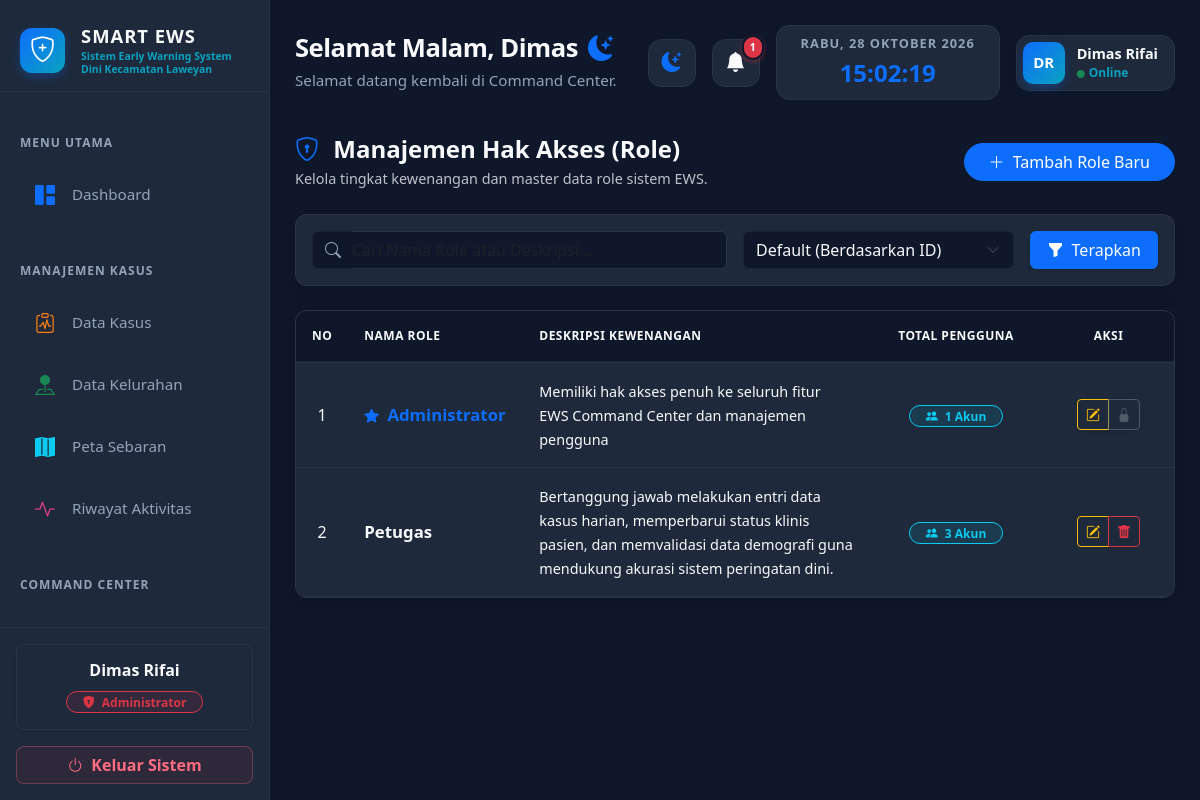
The app's page /pages/manajemen_role/index.php (signed in) with its own data.
### tables this page shows
CREATE TABLE `tabel_role` (
  `id_role` int NOT NULL,
  `nama_role` varchar(50) NOT NULL,
  `deskripsi` text,
  `created_at` timestamp NULL DEFAULT CURRENT_TIMESTAMP
);

### pages/manajemen_role/index.php (the view, shortened to what this page needs)
<?php
require_once '../../config/koneksi.php';
$id_role      = $_SESSION['id_role'];
$nama_lengkap = $_SESSION['nama_lengkap'];
$query_role_login = mysqli_query($koneksi, "SELECT nama_role FROM tabel_role WHERE id_role = '$id_role'");
$nama_role  = ($row = mysqli_fetch_assoc($query_role_login)) ? $row['nama_role'] : "User";
$search_query = isset($_GET['search']) ? mysqli_real_escape_string($koneksi, $_GET['search']) : '';
$where_clause = "1=1";
$order_clause = "ORDER BY r.id_role ASC";
$query_master_role = "
    SELECT
        r.id_role,
        r.nama_role,
        r.deskripsi,
        r.created_at,
        COUNT(p.id_pengguna) AS total_user
    FROM tabel_role r
    LEFT JOIN tabel_pengguna p ON r.id_role = p.id_role
    WHERE $where_clause
    GROUP BY r.id_role
    $order_clause
";
$result_role = mysqli_query($koneksi, $query_master_role);
include '../../layout/header.php';
include '../../layout/sidebar.php';
?>
<div id="main-content">
    <?php include '../../layout/topbar.php'; ?>
    <div class="row mb-4 align-items-center mt-2">
        <div class="col-md-7">
            <h4 class="text-dynamic fw-bold mb-1"><i class="bi bi-shield-lock me-2 text-primary"></i> Manajemen Hak Akses (Role)</h4>
            <p class="text-dynamic mb-0" style="opacity: 0.75; font-size: 0.9rem;">Kelola tingkat kewenangan dan master data role sistem EWS.</p>
        </div>
        <div class="col-md-5 text-md-end mt-3 mt-md-0">
            <a href="tambah_role.php" class="btn btn-primary shadow-sm fw-medium rounded-pill px-4">
                <i class="bi bi-plus-lg me-1"></i> Tambah Role Baru
            </a>
        </div>
    </div>
    <div class="panel-card p-3 mb-4">
        <form method="GET" action="index.php" class="row g-3 align-items-center">
            <div class="col-md-6">
                <div class="input-group">
                    <span class="input-group-text filter-bg border-end-0"><i class="bi bi-search"></i></span>
                    <input type="text" class="form-control filter-control border-start-0 ps-0" name="search" placeholder="Cari Nama Role atau Deskripsi..." value="<?php echo htmlspecialchars($search_query); ?>">
                </div>
            </div>
            <div class="col-md-4">
                <select class="form-select filter-control" name="sort">
                    <option value="">Default (Berdasarkan ID)</option>
                </select>
            </div>
            <div class="col-md-2 d-flex gap-2">
                <button type="submit" class="btn btn-primary w-100 fw-medium shadow-sm"><i class="bi bi-funnel-fill me-1"></i> Terapkan</button>
            </div>
        </form>
    </div>
    <div class="row">
        <div class="col-12">
            <div class="panel-card p-0 overflow-hidden">
                <div class="table-responsive">
                    <table class="table table-custom table-hover mb-0">
                        <thead>
                            <tr>
                                <th width="5%" class="text-center">No</th>
                                <th width="20%">Nama Role</th>
                                <th width="40%">Deskripsi Kewenangan</th>
                                <th width="20%" class="text-center">Total Pengguna</th>
                                <th width="15%" class="text-center">Aksi</th>
                            </tr>
                        </thead>
                        <tbody>
                            <?php
                            $no = 1;
                            if ($result_role && mysqli_num_rows($result_role) > 0) {
                                while ($row = mysqli_fetch_assoc($result_role)) {
                            ?>
                                <tr>
                                    <td class="text-center text-muted"><?php echo $no++; ?></td>
                                    <td>
                                        <?php if ($row['id_role'] == 1): ?>
                                            <div class="fw-bold text-primary" style="font-size: 1.05rem;"><i class="bi bi-star-fill me-1 small"></i> <?php echo htmlspecialchars($row['nama_role']); ?></div>
                                        <?php else: ?>
                                            <div class="fw-bold text-dynamic" style="font-size: 1.05rem;"><?php echo htmlspecialchars($row['nama_role']); ?></div>
                                        <?php endif; ?>
                                    </td>
                                    <td>
                                        <?php if (!empty($row['deskripsi'])): ?>
                                            <span style="font-size: 0.9rem; color: var(--text-color);"><?php echo htmlspecialchars($row['deskripsi']); ?></span>
                                        <?php else: ?>
                                            <em class="text-muted" style="font-size: 0.85rem;">Belum ada deskripsi</em>
                                        <?php endif; ?>
                                    </td>
                                    <td class="text-center">
                                        <?php if ($row['total_user'] > 0): ?>
                                            <span class="badge bg-info bg-opacity-10 text-info border border-info rounded-pill px-3 py-1 fw-semibold">
                                                <i class="bi bi-people-fill me-1"></i> <?php echo $row['total_user']; ?> Akun
                                            </span>
                                        <?php else: ?>
                                            <span class="badge bg-secondary bg-opacity-10 text-secondary border border-secondary rounded-pill px-3 py-1 fw-normal">
                                                Kosong
                                            </span>
                                        <?php endif; ?>
                                    </td>
                                    <td class="text-center">
                                        <div class="btn-group shadow-sm">
                                            <a href="edit_role.php?id=<?php echo $row['id_role']; ?>" class="btn btn-sm btn-outline-warning" title="Edit Role">
                                                <i class="bi bi-pencil-square"></i>
                                            </a>
                                            <?php if ($row['id_role'] == 1): ?>
                                                <button class="btn btn-sm btn-outline-secondary" title="Role Administrator Utama Tidak Bisa Dihapus" disabled>
                                                    <i class="bi bi-lock-fill"></i>
                                                </button>
                                            <?php else:
                                                $alert_msg = ($row['total_user'] > 0)
                                                    ? "PERINGATAN KRITIS: Ada " . $row['total_user'] . " pengguna yang terikat dengan role ini! Menghapus role akan merusak hak akses mereka. Yakin ingin melanjutkan?"
                                                    : "Apakah Anda yakin ingin menghapus Master Role: " . htmlspecialchars($row['nama_role']) . "?";
                                            ?>
                                                <a href="proses_hapus_role.php?id=<?php echo $row['id_role']; ?>" class="btn btn-sm btn-outline-danger" title="Hapus Role" onclick="return confirm('<?php echo $alert_msg; ?>');">
                                                    <i class="bi bi-trash-fill"></i>
                                                </a>
                                            <?php endif; ?>
                                        </div>
                                    </td>
                                </tr>
                            <?php
                                }
                            } else {
                                echo "<tr><td colspan='5' class='text-center py-5 text-dynamic' style='opacity: 0.6;'><i class='bi bi-shield-x display-6 d-block mb-3 opacity-50'></i>Tidak ada data master role yang ditemukan.</td></tr>";
                            }
                            ?>
                        </tbody>
                    </table>
                </div>
            </div>
        </div>
    </div>
</div>
<?php include '../../layout/footer.php'; ?>

### layout/sidebar.php (shortened to what this page needs)
<?php
$current = $_SERVER['REQUEST_URI'];
function isActive(string $keyword, string $current): string {
    return strpos($current, $keyword) !== false ? 'active' : '';
}
$role_badge_class = '';
$role_icon = '';
if (isset($_SESSION['id_role']) && $_SESSION['id_role'] == 1) {
    $role_badge_class = 'bg-danger bg-opacity-10 text-danger border border-danger';
    $role_icon = 'bi-shield-lock-fill';
} else {
    $role_badge_class = 'bg-info bg-opacity-10 text-info border border-info';
    $role_icon = 'bi-person-badge';
}
?>
<div id="sidebar" class="shadow-sm">
    <div class="sidebar-brand mb-3 pb-3 border-bottom d-flex align-items-center" style="border-color: var(--border-color) !important;">
        <div class="brand-app-icon me-3">
            <i class="bi bi-shield-plus text-white" style="font-size: 1.6rem;"></i>
        </div>
        <div style="flex: 1;">
            <h5 class="mb-0 fw-bold text-dynamic" style="letter-spacing: 1px; font-size: 1.15rem;">SMART EWS</h5>
            <small class="fw-bold" style="color: #0aa2c0; font-size: 0.65rem; line-height: 1.2; display: block; margin-top: 3px;">
                Sistem Early Warning System Dini Kecamatan Laweyan
            </small>
        </div>
    </div>
    <div class="sidebar-scroll pb-3">
        <ul class="nav flex-column mt-2 mb-auto gap-1">
            <li class="menu-title mt-2">Menu Utama</li>
            <li class="nav-item">
                <a href="/ews_laweyan/pages/dashboard/index.php" class="nav-link menu-item <?= isActive('/dashboard/', $current); ?>">
                    <i class="bi bi-grid-1x2-fill menu-icon" style="color: #0d6efd;"></i>
                    <span class="menu-text">Dashboard</span>
                </a>
            </li>
            <li class="menu-title mt-4">Manajemen Kasus</li>
            <li class="nav-item">
                <a href="/ews_laweyan/pages/kasus/index.php" class="nav-link menu-item <?= isActive('/kasus/', $current); ?>">
                    <i class="bi bi-clipboard-pulse menu-icon" style="color: #fd7e14;"></i>
                    <span class="menu-text">Data Kasus</span>
                </a>
            </li>
            <li class="nav-item">
                <a href="/ews_laweyan/pages/kelurahan/index.php" class="nav-link menu-item <?= isActive('/kelurahan/', $current); ?>">
                    <i class="bi bi-pin-map-fill menu-icon" style="color: #198754;"></i>
                    <span class="menu-text">Data Kelurahan</span>
                </a>
            </li>
            <li class="nav-item">
                <a href="/ews_laweyan/pages/peta/index.php" class="nav-link menu-item <?= isActive('/peta/', $current); ?>">
                    <i class="bi bi-map-fill menu-icon" style="color: #0dcaf0;"></i>
                    <span class="menu-text">Peta Sebaran</span>
                </a>
            </li>
            <li class="nav-item">
                <a href="/ews_laweyan/pages/notifikasi/riwayat_aktivitas.php" class="nav-link menu-item <?= isActive('/riwayat_aktivitas', $current); ?>">
                    <i class="bi bi-activity menu-icon" style="color: #e83e8c;"></i>
                    <span class="menu-text">Riwayat Aktivitas</span>
                </a>
            </li>
            <li class="menu-title mt-4">Command Center</li>
            <li class="nav-item">
                <a href="/ews_laweyan/pages/notifikasi/index.php" class="nav-link menu-item <?= isActive('/notifikasi/index', $current); ?>">
                    <span class="menu-text">Pusat Notifikasi</span>
                </a>
            </li>
        </ul>
    </div>
    <div class="mt-auto p-3 border-top" style="border-color: var(--border-color) !important;">
        <div class="bottom-profile-card shadow-sm mb-3 text-center rounded-3 p-2 pb-3">
            <h6 class="text-dynamic mb-2 fw-bold mt-2"><?= htmlspecialchars($nama_lengkap); ?></h6>
            <span class="badge <?= $role_badge_class; ?> px-3 py-1 rounded-pill" style="font-weight: 600;">
                <i class="bi <?= $role_icon; ?> me-1"></i> <?= htmlspecialchars($nama_role); ?>
            </span>
        </div>
        <a href="/ews_laweyan/auth/logout.php" class="btn btn-logout-soft w-100 fw-semibold rounded-3 d-flex align-items-center justify-content-center">
            <i class="bi bi-power me-2"></i> Keluar Sistem
        </a>
    </div>
</div>

### layout/header.php (style rules this page uses)
:root, [data-theme="dark"] { --bg-body: #0f172a; --bg-panel: #1e293b; --text-main: #f8fafc; --text-muted: #94a3b8; --accent-blue: #2563eb; --accent-red: #ef4444; --border-color: rgba(255,255,255,0.05); --shadow-color: rgba(0,0,0,0.2); --hover-bg: rgba(255,255,255,0.05); }
body { background-color: var(--bg-body); color: var(--text-main); font-family: 'Segoe UI', Tahoma, Geneva, Verdana, sans-serif; overflow-x: hidden; margin: 0; transition: background-color 0.3s, color 0.3s; }
.text-dynamic { color: var(--text-main) !important; }
#sidebar { width: 270px; background-color: var(--bg-panel); height: 100vh; position: fixed; left: 0; top: 0; border-right: 1px solid var(--border-color); display: flex; flex-direction: column; z-index: 1000; transition: background-color 0.3s, border-color 0.3s; }
.sidebar-brand { padding: 25px 20px; display: flex; align-items: center; border-bottom: 1px solid var(--border-color); }
.sidebar-scroll { flex-grow: 1; overflow-y: auto; overflow-x: hidden; scroll-behavior: smooth; }
.menu-title { color: var(--text-muted); font-size: 0.75rem; font-weight: bold; text-transform: uppercase; letter-spacing: 1px; padding: 10px 20px; margin-top: 10px; }
.nav-link { color: var(--text-muted); padding: 12px 20px; border-radius: 8px; margin: 4px 15px; transition: all 0.3s; font-weight: 500; }
#main-content { margin-left: 270px; padding: 25px; min-height: 100vh; }

### layout/sidebar.php (style rules this page uses)
.brand-app-icon { background: linear-gradient(135deg, #0d6efd 0%, #0aa2c0 100%); border-radius: 12px; width: 45px; height: 45px; display: flex; align-items: center; justify-content: center; flex-shrink: 0; box-shadow: 0 4px 10px rgba(13, 110, 253, 0.3); }
.nav-link.menu-item { display: flex; align-items: center; padding: 10px 15px; border-radius: 8px; transition: all 0.3s ease; }
.nav-link.menu-item .menu-icon { width: 30px; text-align: center; font-size: 1.25rem; margin-right: 12px; flex-shrink: 0; }
.nav-link.menu-item .menu-text { flex: 1; line-height: 1.3; white-space: normal; font-size: 0.95rem; }
.bottom-profile-card { background-color: var(--bg-panel); border: 1px solid var(--border-color); transition: background-color 0.3s, border-color 0.3s; }
.btn-logout-soft { background-color: rgba(220, 53, 69, 0.08); color: #dc3545; border: 1px solid rgba(220, 53, 69, 0.2); transition: all 0.3s ease; }
[data-theme="dark"] .btn-logout-soft { color: #ff6b81; border-color: rgba(255, 107, 129, 0.3); }

### pages/manajemen_role/index.php (style rules this page uses)
.panel-card { background-color: var(--bg-panel); border: 1px solid var(--border-color); border-radius: 12px; box-shadow: 0 4px 20px var(--shadow-color); }
.table-custom { --bs-table-color: var(--text-color); --bs-table-bg: transparent; --bs-table-border-color: var(--border-color); --bs-table-hover-color: var(--text-color); }
.table-custom thead th { background-color: var(--bg-body); color: var(--text-color); border-bottom: 2px solid var(--border-color); font-weight: 700; text-transform: uppercase; font-size: 0.75rem; letter-spacing: 0.5px; padding: 1rem; }
.table-custom tbody td { background-color: var(--bg-panel); color: var(--text-color) !important; border-bottom: 1px solid var(--border-color); vertical-align: middle; padding: 1rem; }
.text-dynamic { color: var(--text-color) !important; }
.filter-control { background-color: var(--bg-body); color: var(--text-color); border: 1px solid var(--border-color); }
.input-group-text.filter-bg { background-color: var(--bg-body); border-color: var(--border-color); color: var(--text-muted); }

### records on screen
tabel_role: nama_role "Administrator", deskripsi "Memiliki hak akses penuh ke seluruh fitur EWS Command Center dan manajemen pengguna", total_user "1"
tabel_role: nama_role "Petugas", deskripsi "Bertanggung jawab melakukan entri data kasus harian, memperbarui status klinis pasien, dan memvalidasi data demografi guna mendukung akurasi sistem peringatan dini.", total_user "3"

### other values on screen
$nama_lengkap "Dimas Rifai"
$salam "Selamat Malam"
$nama_panggilan "Dimas"
$jumlah_notif_baru "1"
$inisial "DR"
